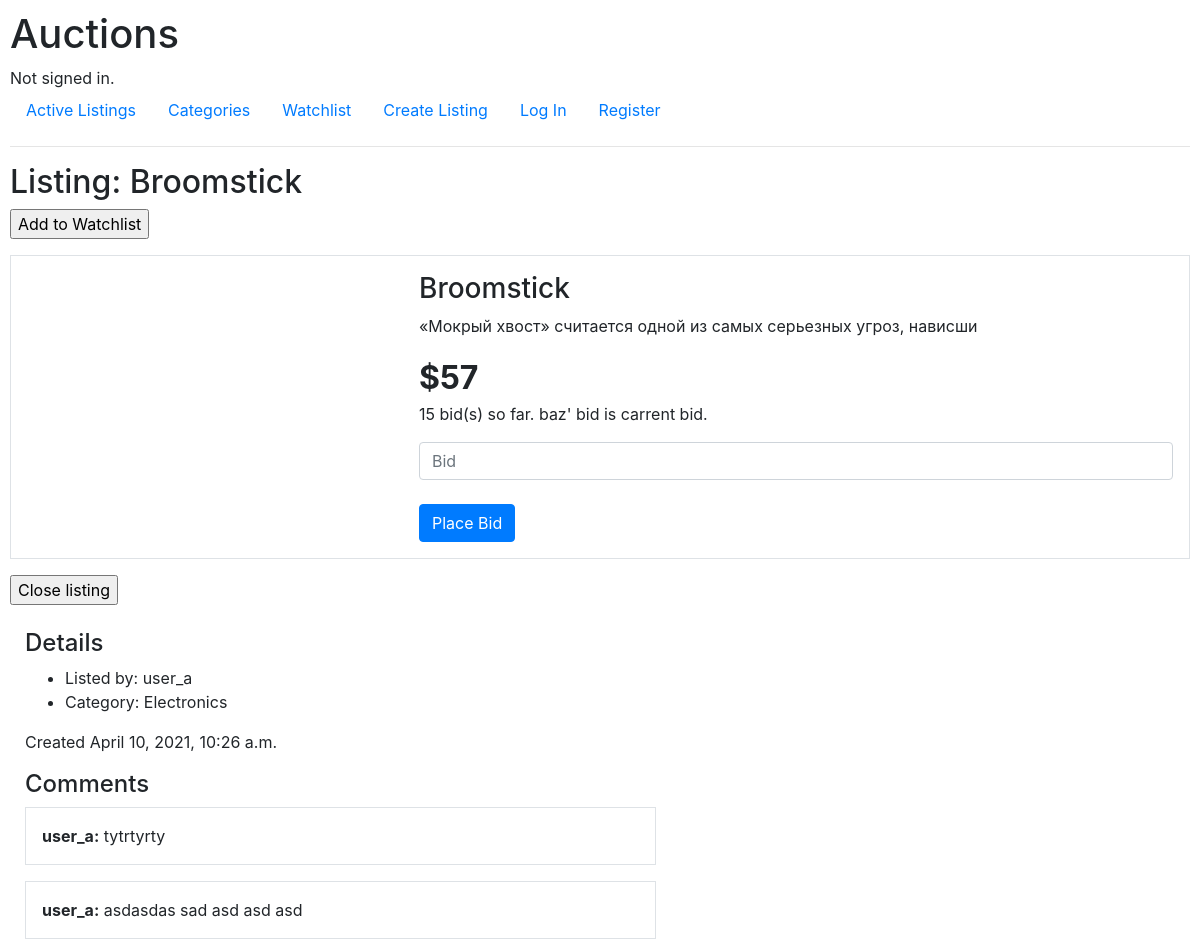
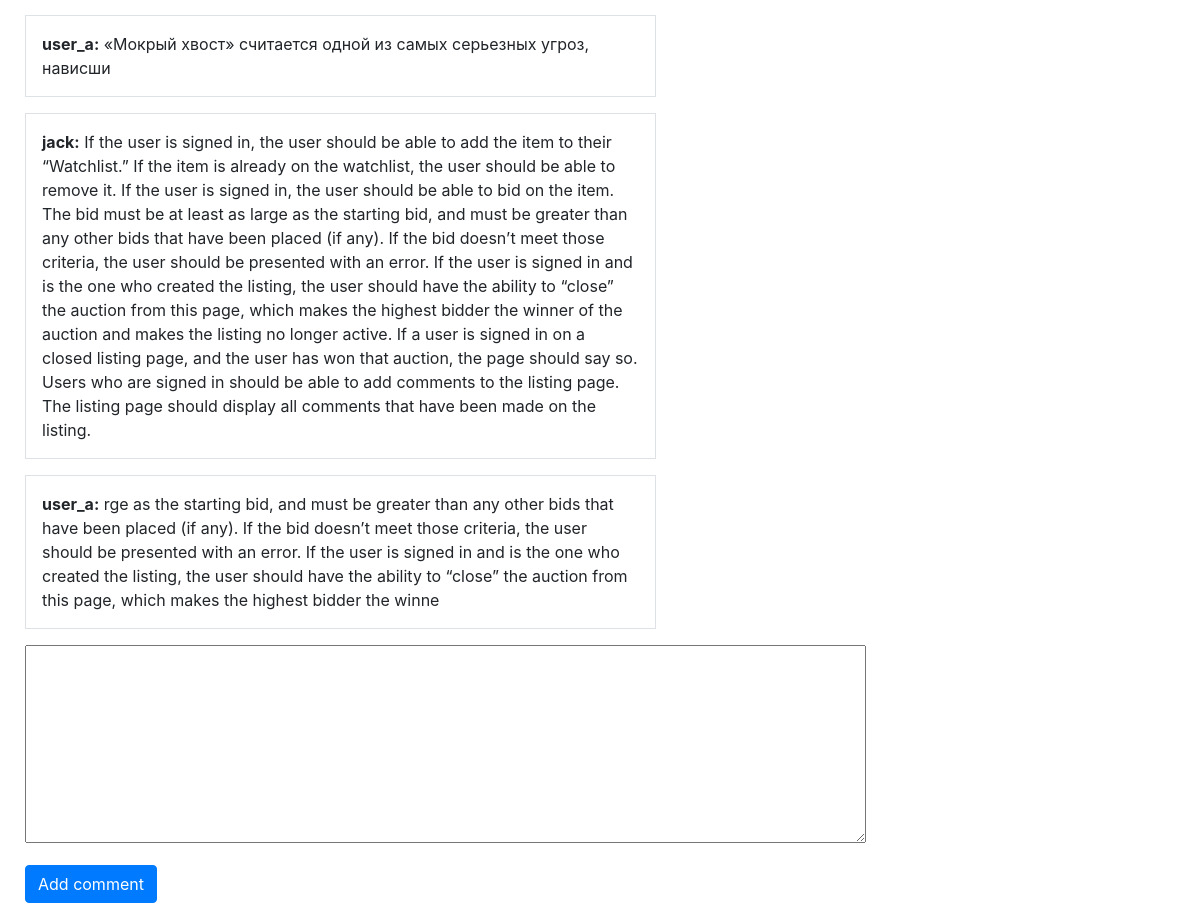
The page /listings/19 on the database its author committed (2 pictures, top to bottom).
### auctions/models.py (models this page shows, shortened)
class Listing(models.Model):
    user = models.ForeignKey(User, on_delete=models.CASCADE)
    title = models.CharField(max_length=64)
    description = models.CharField(max_length=64)
    price = models.IntegerField()
    image = models.ImageField()
    category = models.ForeignKey(Category, on_delete=models.CASCADE)
    created = models.DateTimeField(auto_now_add=True, blank=True)
    active = models.BooleanField()
    def __str__(self):
        return f"{self.title}"

class Bid(models.Model):
    user = models.ForeignKey(User, on_delete=models.CASCADE)
    listing = models.ForeignKey(Listing, on_delete=models.CASCADE)
    user_price = models.IntegerField()

class User(AbstractUser):
    def __str__(self):
        return f"{self.username}"

class Category(models.Model):
    name = models.CharField(max_length=64)
    def __str__(self):
        return f"{self.name}"

class Comment(models.Model):
    user = models.ForeignKey(User, on_delete=models.CASCADE)
    listing = models.ForeignKey(Listing, on_delete=models.CASCADE)
    text = models.CharField(max_length=128)

### auctions/views.py (the view)
# urls.py: path("listings/<int:id>", views.listings, name="listings"),
def listings(request, id):
    if request.method == "POST":
        new_bid = request.POST["bid"]
        listing = Listing.objects.get(id=id)
        if int(new_bid) < listing.price:
            return render(request, "auctions/error.html", {
                "new_bid": new_bid, "price": listing.price, "message": "Your bid is to small", "listing": listing
            })
        bid = Bid(user_id=request.user.id, user_price=new_bid, listing_id=listing.id)
        bid.save()
        listing.price = new_bid
        listing.save()
        return HttpResponseRedirect(reverse("listings", args=[id]))
    else:
        user_name_bid = Bid.objects.filter(listing_id=id)
        return render(request, "auctions/listings.html", {
            "listing": Listing.objects.get(id=id),
            "bids": Bid.objects.filter(listing_id=id, user_price__gte = Listing.objects.get(id=id).price),
            "comments":Comment.objects.filter(listing_id=id),
            "n":user_name_bid.count()
        })

### auctions/templates/auctions/listings.html (shortened to what this page needs)
{% extends "auctions/layout.html" %}
{% block body %}
    <h2>Listing: {{listing}}</h2>
    <div class="">
        <form class="" action="{% url 'add_to_watchlist' listing.id %}" method="post">
            <input type="submit" name="watchlist" value="Add to Watchlist">
        </form>
    </div>
    <div class="container-fluid p-3 my-3 border">
        <div class="row">
            <div class="col-sm-4">
            </div>
            <div class="col-sm-8 info">
                <h3>{{listing.title}}</h3>
                <p>{{listing.description}}</p>
                <strong style="font-size: xx-large;">${{listing.price}}</strong><br>
                <p>{{n}} bid(s) so far.
                    {% for bid in bids %}
                        {{bid.user.username}}'
                    {%endfor%}
                    bid is carrent bid.</p>
                <form class="" action="{% url 'listings' listing.id %}" method="post">
                    <div class="form-grope">
                        <input type="number" class="form-control" name="bid" value="" placeholder="Bid">
                    </div><br>
                        <button type="submit" class="btn btn-primary">Place Bid</button>
                </form>
            </div>
        </div>
    </div>
    <div class="">
        <input type="submit" name="" value="Close listing">
    </div><br>
    <div class="col-sm-8">
        <h4>Details</h4>
        <ul>
            <li>Listed by: {{listing.user.username}}</li>
            <li>Category: {{listing.category}}</li>
        </ul>
        <p class="info">Created {{listing.created}}</p>
    </div>
    <div class="col-sm-8">
        <h4>Comments</h4>
        {% for comment in comments %}
            <div class="col-sm-10 border p-3 mb-3">
                <strong>{{comment.user.username}}:</strong> {{comment.text}}
            </div>
        {%endfor%}
        <form class="" action="{% url 'comments' listing.id %}" method="post">
        <div class="form-group">
            <textarea name="comment" rows="8" cols="80"></textarea>
        </div>
        <button type="submit" class="btn btn-primary">Add comment</button>
        </form>
    </div>
{% endblock %}

### auctions/templates/auctions/layout.html (shortened to what this page needs)
{% load static %}
<!DOCTYPE html>
<html lang="en">
    <head>
        <link rel="stylesheet" href="https://stackpath.bootstrapcdn.com/bootstrap/4.4.1/css/bootstrap.min.css">
        <link href="{% static 'auctions/styles.css' %}" rel="stylesheet">
    </head>
    <body>
        <h1>Auctions</h1>
        <div>
            {% if user.is_authenticated %}
                Signed in as <strong>{{ user.username }}</strong>.
            {% else %}
                Not signed in.
            {% endif %}
        </div>
        <ul class="nav">
            <li class="nav-item">
                <a class="nav-link" href="{% url 'index' %}">Active Listings</a>
            </li>
            <li class="nav-item">
                <a class="nav-link" href="{% url 'categories' 'Uncategorised' %}">Categories</a>
            </li>
            <li class="nav-item">
                <a class="nav-link" href="{% url 'watchlist' %}">Watchlist</a>
            </li>
            <li class="nav-item">
                <a class="nav-link" href="{% url 'create-listing' %}">Create Listing</a>
            </li>
            {% if user.is_authenticated %}
                <li class="nav-item">
                    <a class="nav-link" href="{% url 'logout' %}">Log Out</a>
                </li>
            {% else %}
                <li class="nav-item">
                    <a class="nav-link" href="{% url 'login' %}">Log In</a>
                </li>
                <li class="nav-item">
                    <a class="nav-link" href="{% url 'register' %}">Register</a>
                </li>
            {% endif %}
        </ul>
        <hr>
        {% block body %}
        {% endblock %}
    </body>
</html>

### auctions/static/auctions/styles.css (style rules this page uses)
body { padding: 10px; }
p.info { margin-top: 15px; }

### rows shown on the page
Listing: title "Broomstick", description "«Мокрый хвост» считается одной из самых серьезных угроз, нависши", price "57", user.username "user_a", category "Electronics", created "April 10, 2021, 10:26 a.m."
Bid: user.username "baz"
Comment: user.username "user_a", text "tytrtyrty"
Comment: user.username "user_a", text "asdasdas sad asd asd asd"
Comment: user.username "user_a", text "«Мокрый хвост» считается одной из самых серьезных угроз, нависши"
Comment: user.username "jack", text "If the user is signed in, the user should be able to add the item to their “Watchlist.” If the item is already on the watchlist, the user should be able to remove it. If the user is signed in, the user should be able to bid on the item. The bid must be at least as large as the starting bid, and must be greater than any other bids that have been placed (if any). If the bid doesn’t meet those criteria, the user should be presented with an error. If the user is signed in and is the one who created the listing, the user should have the ability to “close” the auction from this page, which makes the highest bidder the winner of the auction and makes the listing no longer active. If a user is…"
Comment: user.username "user_a", text "rge as the starting bid, and must be greater than any other bids that have been placed (if any). If the bid doesn’t meet those criteria, the user should be presented with an error. If the user is signed in and is the one who created the listing, the user should have the ability to “close” the auction from this page, which makes the highest bidder the winne"

### other values the page prints
{{ n }} "15"
